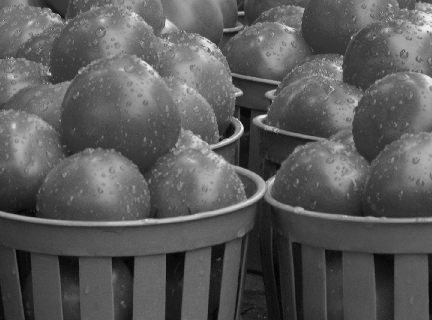
%> input picture Matlab/images/graytomatoes.jpg, 432 x 320 px
$ octave WatermarkedFrequency.m   (GNU Octave 9; MATLAB toolbox functions it lacks are replaced by stand-ins)
%> lines starting %> are read from the running program, lines starting %| are printed output that depends on the picture
### Matlab/paddedsize.m
function PQ = paddedsize(AB, CD, PARAM)
%PADDEDSIZE Computes padded sizes useful for FFT-based filtering.
%   PQ = PADDEDSIZE(AB), where AB is a two-element size vector,
%   computes the two-element size vector PQ = 2*AB.
%
%   PQ = PADDEDSIZE(AB, 'PWR2') computes the vector PQ such that
%   PQ(1) = PQ(2) = 2^nextpow2(2*m), where m is MAX(AB).
%
%   PQ = PADDEDSIZE(AB, CD), where AB and CD are two-element size
%   vectors, computes the two-element size vector PQ.  The elements
%   of PQ are the smallest even integers greater than or equal to
%   AB + CD -1.
%
%   PQ = PADDEDSIZE(AB, CD, 'PWR2') computes the vector PQ such that
%   PQ(1) = PQ(2) = 2^nextpow2(2*m), where m is MAX([AB CD]).

if nargin == 1
   PQ = 2*AB;
elseif nargin == 2 & ~ischar(CD)
   PQ = AB + CD - 1;
   PQ = 2 * ceil(PQ / 2);
elseif nargin == 2
   m = max(AB); % Maximum dimension.

   % Find power-of-2 at least twice m.
   P = 2^nextpow2(2*m);
   PQ = [P, P];
elseif nargin == 3
   m = max([AB CD]); %Maximum dimension.
   P = 2^nextpow2(2*m);
   PQ = [P, P];
else
   error('Wrong number of inputs.')
end

### Matlab/dftuv.m
function [U, V] = dftuv(M, N)
%DFTUV Computes meshgrid frequency matrices.
%   [U, V] = DFTUV(M, N) computes meshgrid frequency matrices U and
%   V.  U and V are useful for computing frequency-domain filter
%   functions that can be used with DFTFILT.  U and V are both
%   M-by-N.

%   Copyright 2002-2004 R. C. Gonzalez, R. E. Woods, & S. L. Eddins
%   Digital Image Processing Using MATLAB, Prentice-Hall, 2004
%   $Revision: 1.3 $  $Date: 2003/04/16 22:30:34 $

% Set up range of variables.
u = 0:(M - 1);
v = 0:(N - 1);

% Compute the indices for use in meshgrid.
idx = find(u > M/2);
u(idx) = u(idx) - M;
idy = find(v > N/2);
v(idy) = v(idy) - N;

% Compute the meshgrid arrays.
[V, U] = meshgrid(v, u);

### Matlab/dftfilt.m
function g = dftfilt(f, H)
%DFTFILT Performs frequency domain filtering.
%   G = DFTFILT(F, H) filters F in the frequency domain using the
%   filter transfer function H. The output, G, is the filtered
%   image, which has the same size as F.  DFTFILT automatically pads
%   F to be the same size as H.  Function PADDEDSIZE can be used to
%   determine an appropriate size for H.
%
%   DFTFILT assumes that F is real and that H is a real, uncentered
%   circularly-symmetric filter function.

%   Copyright 2002-2004 R. C. Gonzalez, R. E. Woods, & S. L. Eddins
%   Digital Image Processing Using MATLAB, Prentice-Hall, 2004
%   $Revision: 1.5 $  $Date: 2003/08/25 14:28:22 $

% Obtain the FFT of the padded input.
F = fft2(f, size(H, 1), size(H, 2));

% Perform filtering.
g = real(ifft2(H.*F));

% Crop to original size.
g = g(1:size(f, 1), 1:size(f, 2));

### Matlab/WatermarkedFrequency.m
%------Read Image---------
f1 = imread('images/graytomatoes.jpg');
%> f1 is the input picture: size 320x432 uint8; min 1, max 240, mean 90.5
I2 = imread('images/watermarktomatoes.jpg');
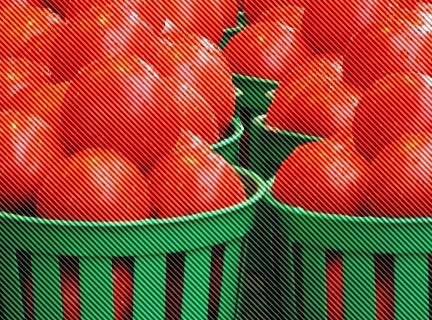
%> input picture Matlab/images/watermarktomatoes.jpg, 432 x 320 px
%> I2 is the input picture: size 320x432x3 uint8; mean R, G, B 147.2, 76.7, 52.8
f = rgb2gray(I2);
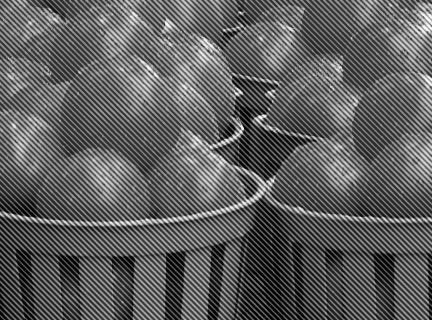
%> f: size 320x432 uint8; min 0, max 254, mean 95.1
%------- frequency transformation-----
figure;
subplot(2,2,1);
imshow(f1);title('Original');

subplot(2,2,2);
F1 = fft2(f1);
Fc1 = fftshift(F1);
imshow(log(1 + abs(Fc1)),[]);title('Original FFT');

subplot(2,2,3);
imshow(f);title('Watermarked');

subplot(2,2,4);
F2 = fft2(f);
Fc2 = fftshift(F2);
imshow(log(1 + abs(Fc2)),[]);title('Watermarked FFT');


% [48 lines of commented-out code are left out]

PQ = paddedsize(size(f));
%> PQ = [640 864]
[U,V] =  dftuv(PQ(1),PQ(2));
D0 = 0.05 * PQ(2);
%> D0 = 43.2
F = fft2(f,PQ(1),PQ(2));
H = exp(-(U.^2+V.^2)/(2 * D0^2));
g = dftfilt(f,H);
%> in dftfilt, `g = real(ifft2(H.*F));`:
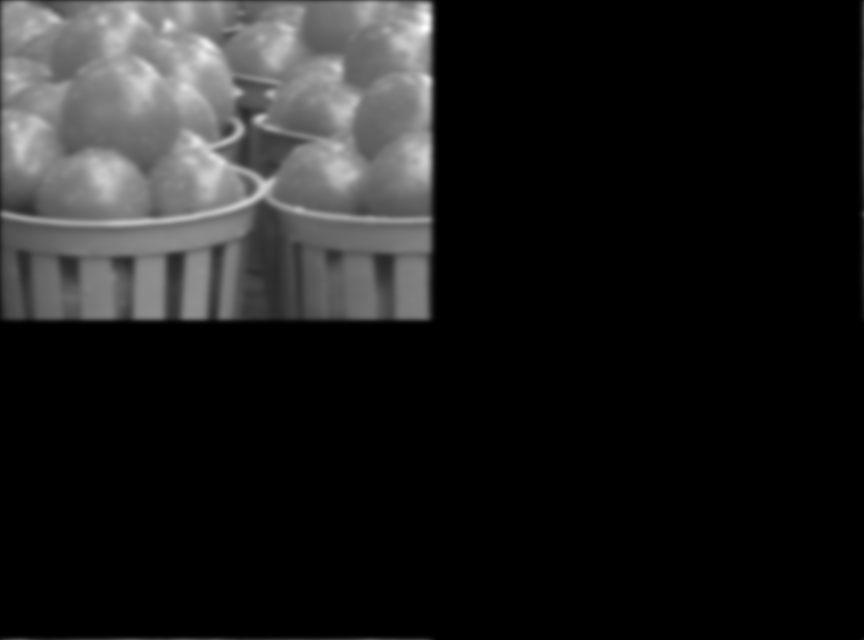
%> g: size 640x864 double; min -7.14e-13, max 197.3, mean 23.8; drawn with min black and max white
%> in dftfilt, `g = g(1:size(f, 1), 1:size(f, 2));`:
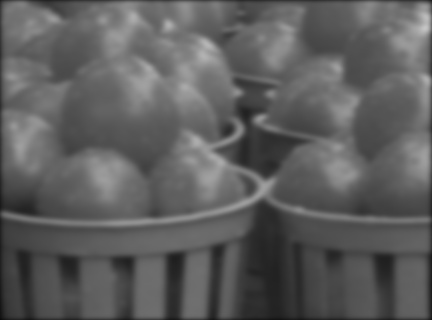
%> g: size 320x432 double; min 11.58, max 197.3, mean 94
figure
subplot(2,3,2);imshow(log(1+abs(fftshift(F))),[]);
%> after `imshow(log(1+abs(fftshift(F))),[])`:
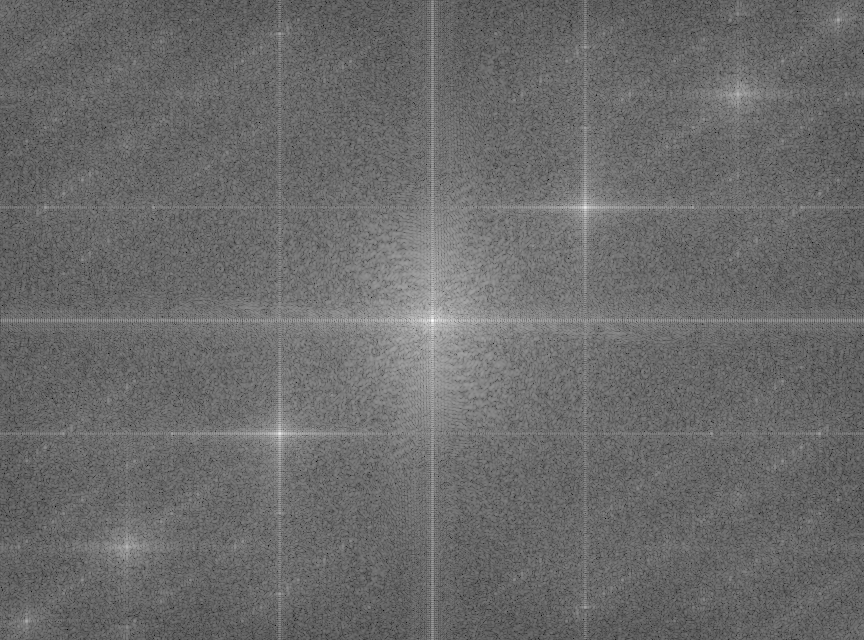
%> displayed picture: size 640x864, on the screen's scale of 0 to 255; min 0, max 255, mean 106.5
subplot(2,3,3);imshow(log(1+abs(fftshift(H))),[]);
subplot(2,3,5);imshow(log(1+abs(fftshift(F.*H))),[]);
%> after `imshow(log(1+abs(fftshift(F.*H))),[])`:
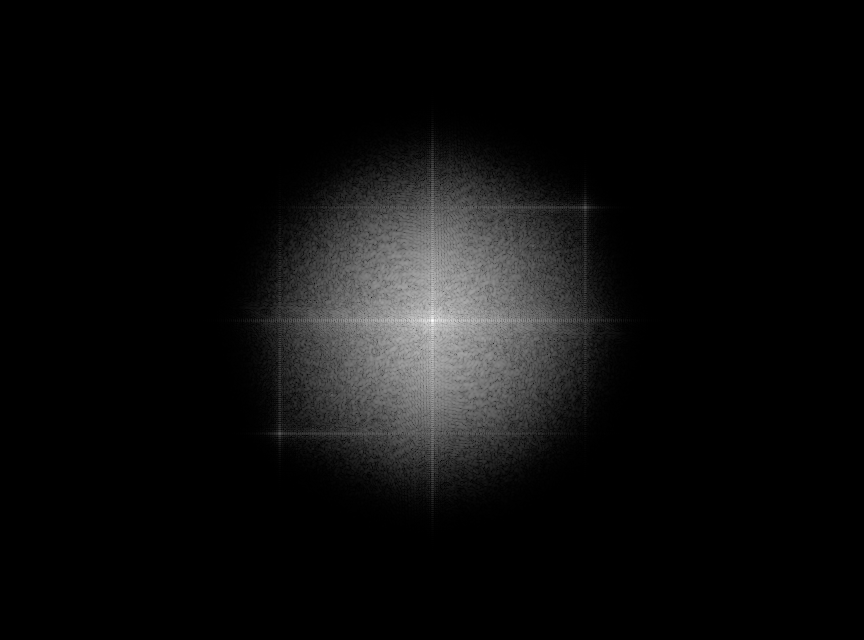
%> displayed picture: size 640x864, on the screen's scale of 0 to 255; min 0, max 255, mean 13.3
subplot(2,3,4);imshow(g,[]);
%> after `imshow(g,[])`:
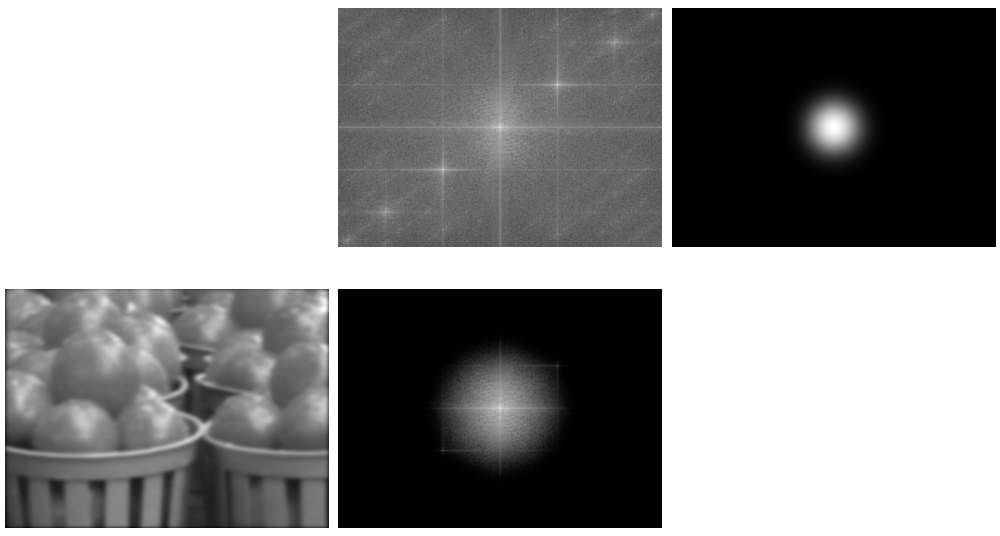
%> figure redrawn from the program's plot data, 4 panels
